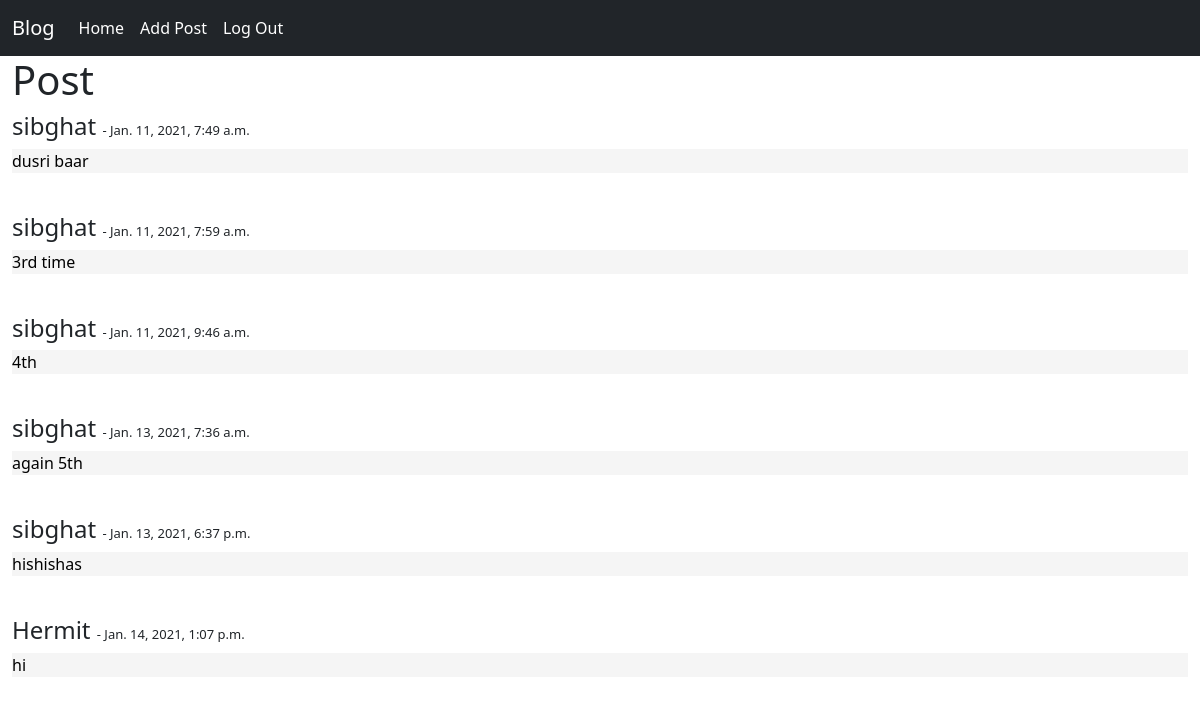
/post/home/ (signed in), run on the app's committed database.
### post/models.py (models this page shows)
class Post(models.Model):
    author = models.ForeignKey(User, on_delete=models.CASCADE)
    post_date = models.DateTimeField(auto_now_add=True)
    body = models.TextField(blank=False)

### post/views.py (the view)
# urls.py: path('home/', home_view, name='home'),
def home_view(request):
    posts=Post.objects.all()
    ordering=['post_date']
    return render(request,'post/home.html',{'posts':posts})

### post/templates/post/home.html (shortened to what this page needs)
{% extends 'base.html' %}
{% block content %}
    {% if user.is_authenticated %}
        <div class="container-fluid">
            <h1>Post</h1>
            {% for post in posts %}
            <div>
                <h4>{{post.author.first_name}} <span style="font-size: small;">-  {{post.post_date}} </span> </h4>
                <p style="background-color:whitesmoke;"><a href="{% url 'detail_post' post.pk %}" style="text-decoration:solid; color: black;">{{post.body|slice:30}}</a></p>
            </div>
            <br>
            {% endfor %}
        </div>
    {% else %}
        <div>
            <h4>To go further please Login!!!</h4>
            <a href="{% url 'login' %}" class="btn btn-primary btn-lg active" >Login</a>
        </div>
    {% endif %}
{% endblock %}

### templates/base.html (shortened to what this page needs)
<!doctype html>
<html lang="en">
  <head>
    <link href="https://cdn.jsdelivr.net/npm/bootstrap@5.0.0-beta1/dist/css/bootstrap.min.css" rel="stylesheet">
  </head>
  <body>
    <nav class="navbar navbar-expand-lg navbar-dark bg-dark">
        <div class="container-fluid">
          <a class="navbar-brand" href="{% url 'web_home' %}">Blog</a>
          <div class="collapse navbar-collapse" id="navbarNavDropdown">
            <ul class="navbar-nav">
              <li class="nav-item">
                {% if user.is_authenticated %}
                <a class="nav-link active" aria-current="page" href="{% url 'home' %}">Home</a>
              </li>
              <li class="nav-item">
                <a class="nav-link active" aria-current="page" href="{% url 'Add Post' %}">Add Post</a>
              </li>
              <li class="nav-item">
                <a class="nav-link active" aria-current="page" href="{% url 'logout' %}">Log Out</a>
              </li>
              {% endif %}
            </ul>
          </div>
        </div>
      </nav>
    {% block content %}{% endblock %}
  </body>
</html>

### data on the page
Post: author.first_name "sibghat", post_date "Jan. 11, 2021, 7:49 a.m.", body "dusri baar"
Post: author.first_name "sibghat", post_date "Jan. 11, 2021, 7:59 a.m.", body "3rd time"
Post: author.first_name "sibghat", post_date "Jan. 11, 2021, 9:46 a.m.", body "4th"
Post: author.first_name "sibghat", post_date "Jan. 13, 2021, 7:36 a.m.", body "again 5th"
Post: author.first_name "sibghat", post_date "Jan. 13, 2021, 6:37 p.m.", body "hishishas"
Post: author.first_name "Hermit", post_date "Jan. 14, 2021, 1:07 p.m.", body "hi"
